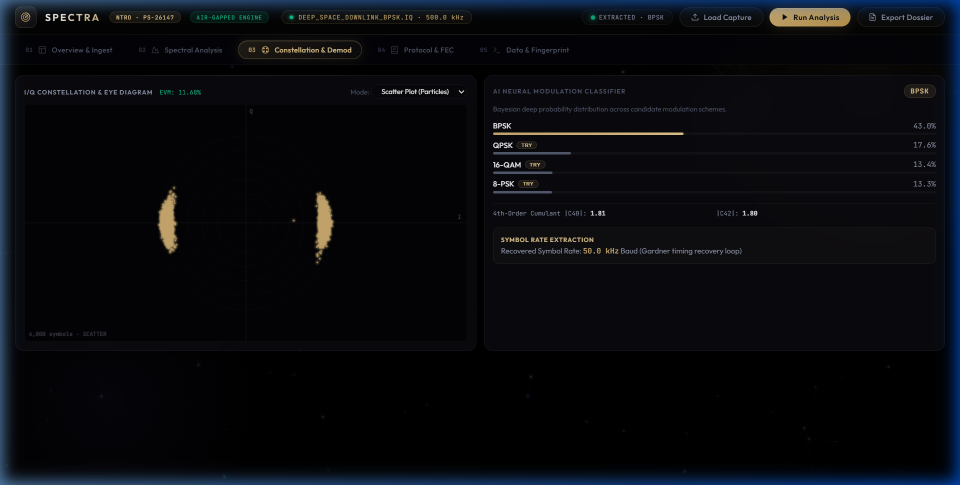
#> input picture presentation_assets/screen_constellation.png, 1920 x 970 px, found by its file name (shown at 1/2 size)
$ python generate_crisp_assets.py
#> lines starting #> are read from the running program, lines starting #| are printed output that depends on the picture
import os
from PIL import Image, ImageEnhance, ImageFilter

assets_dir = r'c:\vs studio\ntro-signal-analyzer\presentation_assets'
brain_dir = r'C:\Users\Harik\.gemini\antigravity-ide\brain\afbc5b5f-e8b4-4374-8052-5dd3fc252dfb'

# Source screenshots
sc_const = os.path.join(assets_dir, 'screen_constellation.png')
sc_neural = os.path.join(assets_dir, 'screen_neural_lab.png')
sc_hex = os.path.join(brain_dir, 'hex_dump_tab_view_1789130395630.png')
sc_radar = os.path.join(assets_dir, 'screen_mission_radar.png')

# 1. Slide 3 Left Image: Constellation Scatter & Eye Diagram Crop
# In screen_constellation.png: x=35..950, y=145..710
im_const = Image.open(sc_const)
#> im_const is the input picture: PIL image 1920x970 RGB; mean R, G, B 8.7, 10.1, 14.2
crop1 = im_const.crop((35, 145, 955, 715))
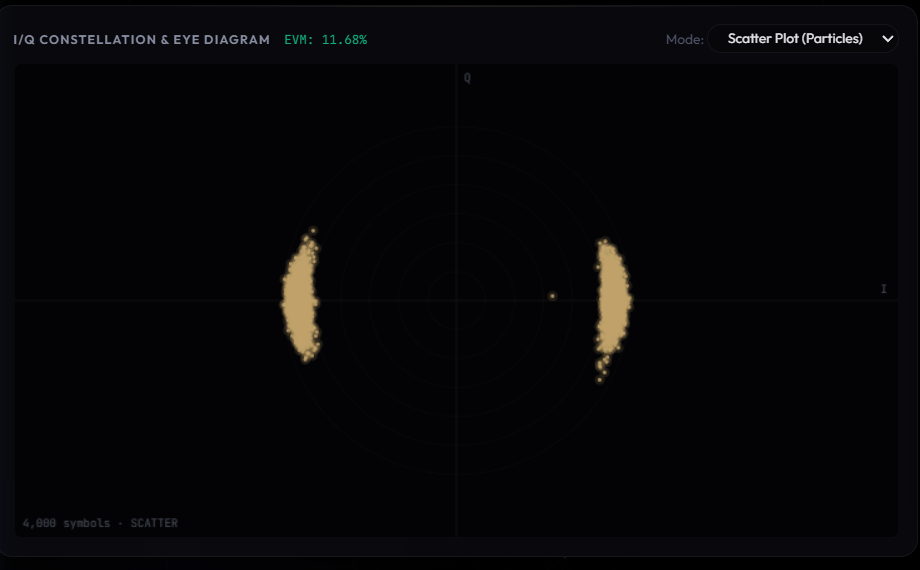
#> crop1: PIL image 920x570 RGB; mean R, G, B 6.8, 6.5, 8.9
# sharpen slightly for extreme clarity when placed in PPTX
enhancer = ImageEnhance.Sharpness(crop1)
crop1 = enhancer.enhance(1.2)
p_crop1 = os.path.join(assets_dir, 'crop_constellation_clean.png')
crop1.save(p_crop1, quality=95)
print(f"Saved {p_crop1} ({crop1.size})")
#| Saved c:\vs studio\ntro-signal-analyzer\presentation_assets/crop_constellation_clean.png ((920, 570))

# 2. Slide 3 Right Image: AI Neural Modulation Classifier Crop
# In screen_constellation.png: x=965..1885, y=145..710
crop2 = im_const.crop((965, 145, 1885, 715))
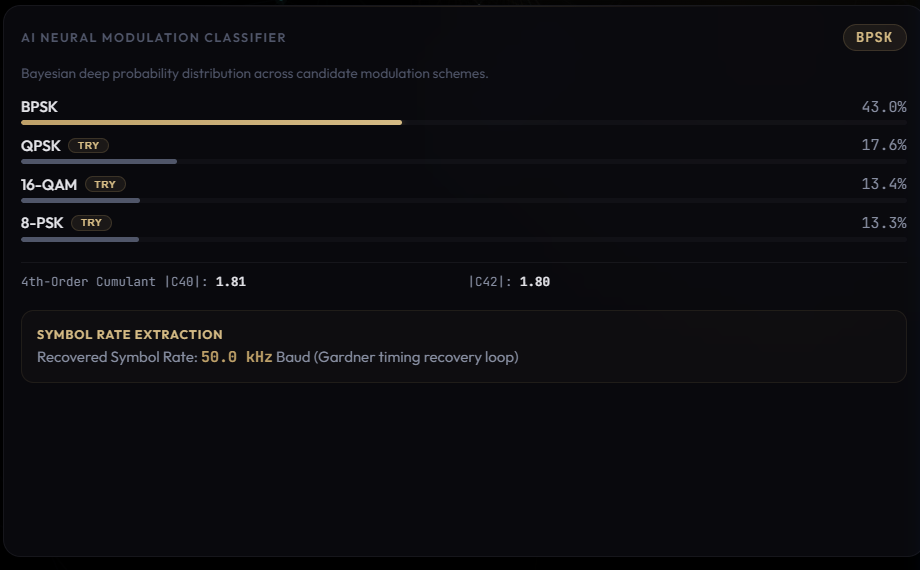
#> crop2: PIL image 920x570 RGB; mean R, G, B 12.9, 12.7, 16.2
enhancer = ImageEnhance.Sharpness(crop2)
crop2 = enhancer.enhance(1.2)
p_crop2 = os.path.join(assets_dir, 'crop_neural_amc_clean.png')
crop2.save(p_crop2, quality=95)
print(f"Saved {p_crop2} ({crop2.size})")
#| Saved c:\vs studio\ntro-signal-analyzer\presentation_assets/crop_neural_amc_clean.png ((920, 570))

# 3. Slide 4 Image: Contaminated Spectrum & Tactical Anomaly Console
# In screen_neural_lab.png / screen_mission_radar.png:
# Let's crop the Extracted Neural Parameters & Tactical Synthesis & Threat score (x=850..1880, y=550..945)
# or from hex_dump: Waterfall + PSD + Metrics!
# In hex_dump: x=160..1890, y=80..525 (Waterfall + PSD + Extracted Signal Metrics)
#> (the run stopped early here; a loop or call above may not have finished)

$ run again, with presentation_assets/dashboard_overview.png copied over presentation_assets/screen_constellation.png
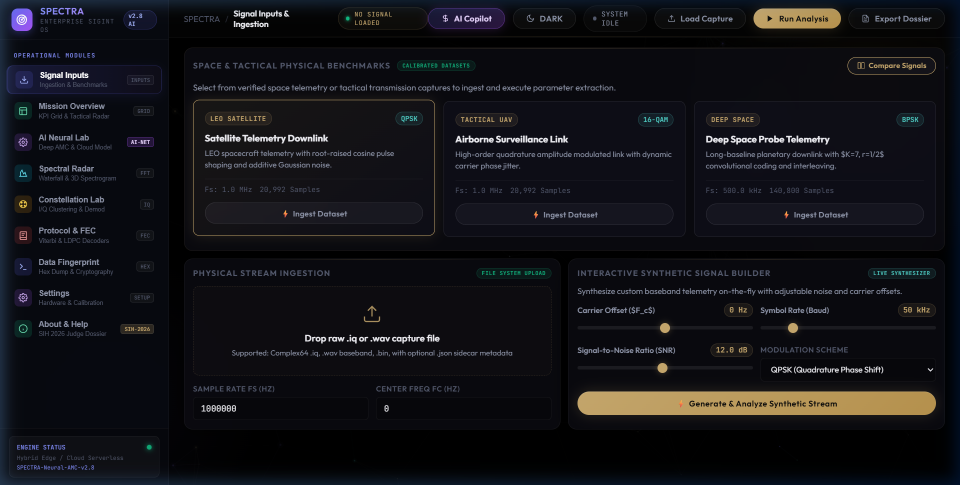
#> input picture presentation_assets/dashboard_overview.png, 1920 x 970 px, found by its file name (shown at 1/2 size)
#> im_const is the input picture: PIL image 1920x970 RGB; mean R, G, B 18.9, 19.1, 23.4
#> `crop1 = im_const.crop((35, 145, 955, 715))`:
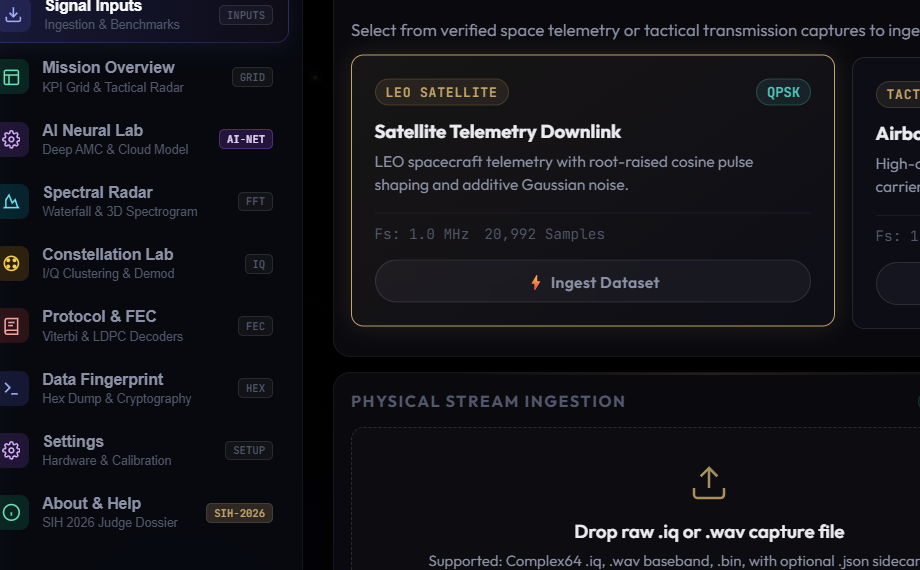
#> crop1: PIL image 920x570 RGB; mean R, G, B 19.6, 19.8, 25.1
#| Saved c:\vs studio\ntro-signal-analyzer\presentation_assets/crop_constellation_clean.png ((920, 570))
#> `crop2 = im_const.crop((965, 145, 1885, 715))`:
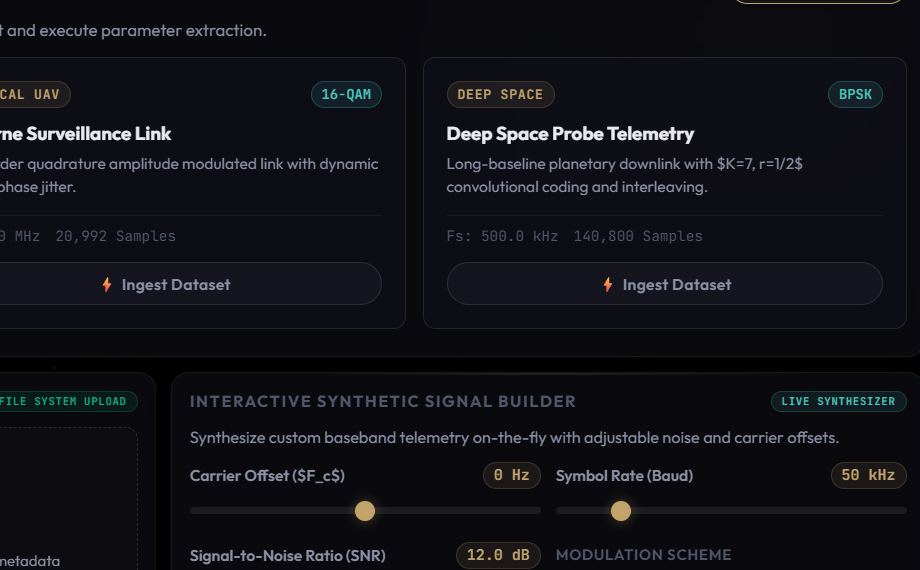
#> crop2: PIL image 920x570 RGB; mean R, G, B 17.5, 17.9, 24.3
#| Saved c:\vs studio\ntro-signal-analyzer\presentation_assets/crop_neural_amc_clean.png ((920, 570))
